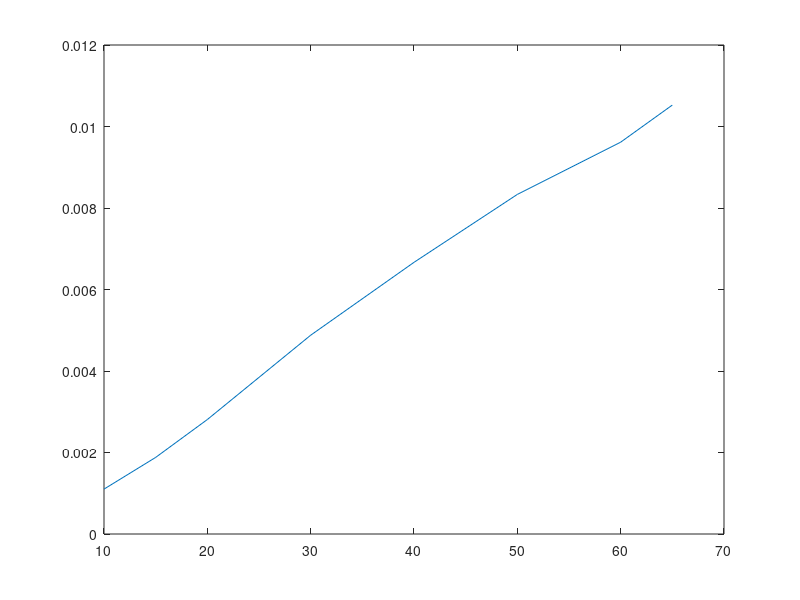

Write the MATLAB code that produced this figure.
distance_mm = [10, 15, 20 , 30, 40, 50, 60, 65]
prox = [908, 532, 356, 205, 150, 120, 104, 95]

plot(distance_mm, 1./prox)